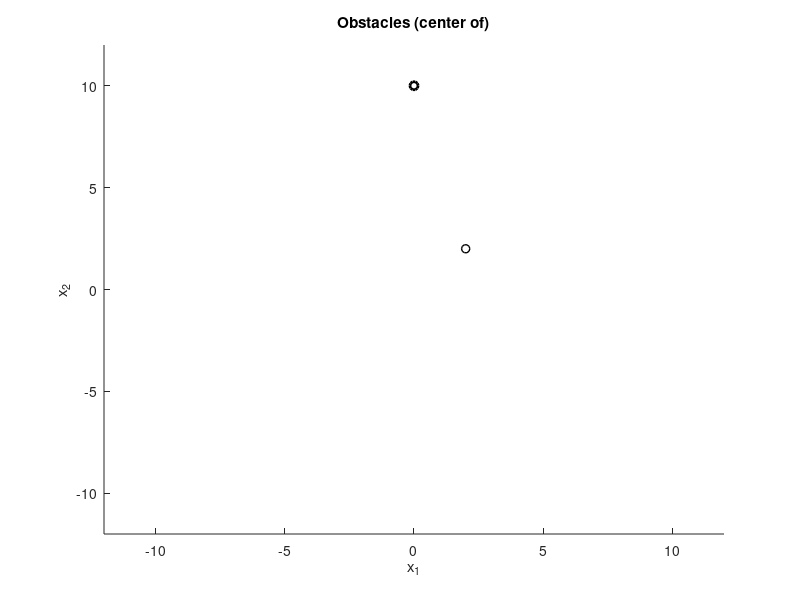

MATLAB code for this plot: (Note: this script raises an error after producing the figure.)
% mu-diff - Copyright (C) 2014-2017 X. Antoine and B. Thierry, University of Lorraine, CNRS, France
%
% See the LICENSE.txt file for license information. Please report all
% bugs and problems to either (replace [at] and [dot] by arobase and dot)
%   Xavier.Antoine [at] univ-lorraine [dot] fr
%   BThierry [at] math.cnrs [dot] fr
%
% ~~~
%-------------------------
% DORT dielectric in 2D.
% Contributed by C. Burkard, K. Ramdani and B. Thierry
% Related article:
%   C. Burkard, A. Minut, K. Ramdani, 
%   "Far field model for time reversal and application to selective focusing on 
%    small dielectric inhomogeneities."
%   Inverse Problems and Imaging, 2013.
%-------------------------

clear all;
close all;
format long;

disp('------- Nouveau Test ------');

%% Setup 
ind_fig = 1;

%domain......
xmin = -5;
xmax = 5;
ymin = 0;
ymax = 20;

%Wavenumber and physical parameters
epsilon_0    = 1;
mu_0         = 1;
omega       = 2*pi;
k           = 2*pi*sqrt(epsilon_0 * mu_0); 
lambda      = 2*pi/k;

%interior constants and wave numbers ..............
epsilon_m   = [10*epsilon_0 , 5*epsilon_0 ];     %, lambda + 0.5, lambda + 3, lambda + 2];
mu_m        = [mu_0    , mu_0 ];      %, lambda + 2, lambda + 2, lambda + 1];
k_m         = omega .* sqrt(epsilon_m .* mu_m);



%% Geometry (scatterers)
O = [0 , 2 ;10 , 2];%,0,4, 8; 6, 17,11, 2];
a = [0.03  ,  0.03];
%sorting in descending order
[a, IndexList] = sort(a,2, 'descend');
O = O(:,IndexList);
N_scat = size(O,2);


%% Plot of the Scatterers
ind_fig = ind_fig +1; figure(ind_fig);
% disks are too small to be displayed with PlotCircles, only their center is
% thus drawn
LineWidth = [N_scat:-1:1];
hold on
for p=1:N_scat
    plot(O(1,p),O(2,p),'ko','LineWidth', LineWidth(p));    
end
hold off
xlabel('x_1'); ylabel('x_2');
title('Obstacles (center of)');
%Usefull later for Herglotz waves
AxisValues = axis;
val_max = max(abs(AxisValues))+2;
axis([-val_max,val_max,-val_max,val_max])

%% Test for order of error in DORT O(1/kd).........
distScatterers = zeros(N_scat,N_scat);
for q= 1:N_scat
    x0 = O(1,q);
    y0 = O(2,q);
    for p = 1:N_scat
        x = O(1,p);
        y = O(2,p);
        if q==p
            distScatterers(q,p) = 100;
        else
            distScatterers(q,p) = norm([x-x0  y-y0]);
        end
    end
end
distmin = min(min(distScatterers));
testpar = 1/(k * distmin);
disp(['Error order  O(1/(kd))  =    ' , num2str(testpar)]);

%% Building the TRM

%Reception angles (start - end)
ReceptionAnglesStart = 0;
ReceptionAnglesEnd = 2*pi;

% TRM size (can be reduce to get an open TRM)
TRM_size = abs(ReceptionAnglesEnd  - ReceptionAnglesStart);
TRM_size_deg = TRM_size *360/2/pi; %degree version

%Number of discretization points of the TRM
Nb_angles = 720;
%discretization step of [0:2pi]
halpha = TRM_size/(Nb_angles);
halpha_deg = TRM_size_deg/(Nb_angles);

%Reception angles vector of the TRM
if (mod(ReceptionAnglesStart- ReceptionAnglesStart, 2*pi) == 0)
    %closed TRM then delete doubled angle
    ReceptionAngles = ReceptionAnglesStart:halpha:(ReceptionAnglesEnd-halpha);
else    
    %open TRM
    ReceptionAngles = ReceptionAnglesStart:halpha:ReceptionAnglesEnd;
    Nb_angles = Nb_angles +1;
end
ReceptionAngles_deg = ReceptionAngles * (360/2/pi);

%Emission angles of the TRM
EmissionAngles = ReceptionAngles + pi;
EmissionAngles_deg = ReceptionAngles_deg +180;

%Possible dephasing
phi = 0; phi_deg = phi*360/2/pi;

ReceptionAngles_deg = ReceptionAngles_deg + phi_deg;
EmissionAngles_deg = EmissionAngles_deg + phi_deg;
ReceptionAngles = ReceptionAngles + phi;
EmissionAngles = EmissionAngles + phi;

%% ----------------------
% Time reversal operator
% -----------------------                       
T = TimeReversalOperator(O, a, k, halpha, EmissionAngles, ReceptionAngles, 3, omega, epsilon_0, mu_0, epsilon_m, mu_m);
% Eigenvalues
[vect,val] = eig(T);
disp('Time reversal matrix and eigen values: done');

%% ------------------------
% Study of the eigenvalues
% -------------------------
eigenval = sort(abs(diag(val)));
%The N_scat^{th} will be plotted in red
val_N_scat = eigenval(Nb_angles + 1 - N_scat);

% Normal scale
ind_fig = ind_fig +1; figure(ind_fig);
hold on
plot([Nb_angles:-1:1], eigenval,'*')
plot(N_scat,val_N_scat,'r*');
hold off
xlabel('Index of the eigenvalues');
ylabel('Absolute value of the eigenvalues');
title('Absolute value of the eigenvalues of the time reversal operator');

% Log scale
ind_fig = ind_fig +1; figure(ind_fig); 
hold on
plot([Nb_angles:-1:1], log10(eigenval),'*')
plot(N_scat,log10(val_N_scat),'r*');
hold off 
xlabel('Index of the eigenvalues');
ylabel('Absolute value of the eigenvalues (LOG_{10})');
title('Absolute value of the eigenvalues of the time reversal operator');

%Zoom on the first 40 eigenvalues
if Nb_angles > 40
    val_vp_zoom = 40;
    tab_zoom_vp = 1:val_vp_zoom ;

    ind_fig = ind_fig +1; figure(ind_fig);
    hold on
    plot([val_vp_zoom:-1:1], log10(eigenval(end+1-val_vp_zoom:end)),'*')
    plot(N_scat,log10(val_N_scat),'r*');
    hold off
    xlabel('Index of the eigenvalues');
    ylabel('Absolute value of the eigenvalues (LOG_{10})');
    title('Absolute value of the eigenvalues of the time reversal operator');
end

%% Significant eigenvalues
v_sig = 0;v_Sig = 0;
N_vp = length(eigenval);
for ell=1:N_vp
    if (eigenval(end+1-ell) > 10^(-6) )
        v_Sig(ell) = ell;
    end
end

Nb_vect = N_scat*(2 + 1);

ind_fig= ind_fig+1; figure(ind_fig);
plot(1:N_vp, log10(eigenval(end:-1:1)), 'b*');
hold on
plot(1:Nb_vect, log10(eigenval(end:-1:end+1-Nb_vect)), 'r.');
hold off;

disp(['Number of significant Eigenvalues: ' num2str(length(v_Sig))]);


%% Mesh for Herglotz waves
step_x = lambda/30;
step_y = lambda/30;
[X,Y]   = meshgrid(xmin:step_x:xmax,ymin:step_y:ymax);
[nby,nbx] = size(X);
%% Herglotz waves
disp(['Launching the computation of the ',num2str(Nb_vect),' Herglotz waves']);
cell_vectT = cell(Nb_vect,1);
for cpt_vect = 1:(Nb_vect)
    disp(['Herglotz wave numbered ',num2str(cpt_vect),' of ',num2str(Nb_vect)]);    
    V = vect(:,end+ 1- cpt_vect);
    cell_vectT{cpt_vect} = HerglotzWave(V, k, halpha, EmissionAngles, X,Y);
end

disp([num2str(Nb_vect),' Herglotz waves: done']);

%% Draw Herglotz Waves
scrsz = get(0,'ScreenSize');
figure('Position',[1 scrsz(4) scrsz(3) scrsz(4)/2]);
drawnow;

for cpt_vect = 1:(Nb_vect)
    Z = abs(cell_vectT{cpt_vect});
    subplot(1,Nb_vect, cpt_vect);
    pcolor(X,Y,Z);
    hold on 
    plot(O(1, 1:N_scat), O(2, 1:N_scat), 'wo');
    colorbar;
    title(['Herglorz wave number ',num2str(cpt_vect)]); 
    xlabel('x_1'); ylabel('x_2');
    axis tight;
    shading interp;
end




